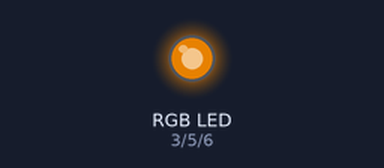
Bench run of a sketch on a simulated Arduino Uno, built with avr-gcc and run on an emulated ATmega328P. Shown: an RGB LED mixed from three pins (HIGH = lit). Dim RGB values are drawn brighter than linear.

Above: at 0.1 s.
Timing chart, 0 to 1.6 s (numbered marks = the images above):
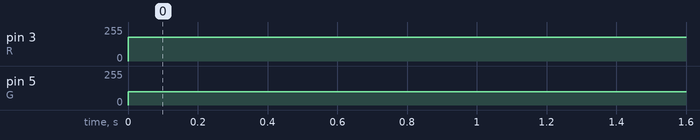

Measured:
- by itself, pin 3 (R): 0/255 → 180/255 at 0.00 s
- by itself, pin 5 (G): 0/255 → 100/255 at 0.00 s

The sketch:

RGB_LED.ino
```cpp
int R = 3;
int G = 5;
int B = 6;

void setup() {
  pinMode(R, OUTPUT);
  pinMode(G, OUTPUT);
  pinMode(B, OUTPUT);
}

void loop() {
  analogWrite(R,180);
  analogWrite(G,100);
  analogWrite(B,0);
}

//analogWrite komutundaki sayıları 0 ile 255 arasında değiştirerek istediğimiz renkleri elde edebiliriz.
//0 değeri 0V ve 255 değeri 5V'a eşittir.
```
